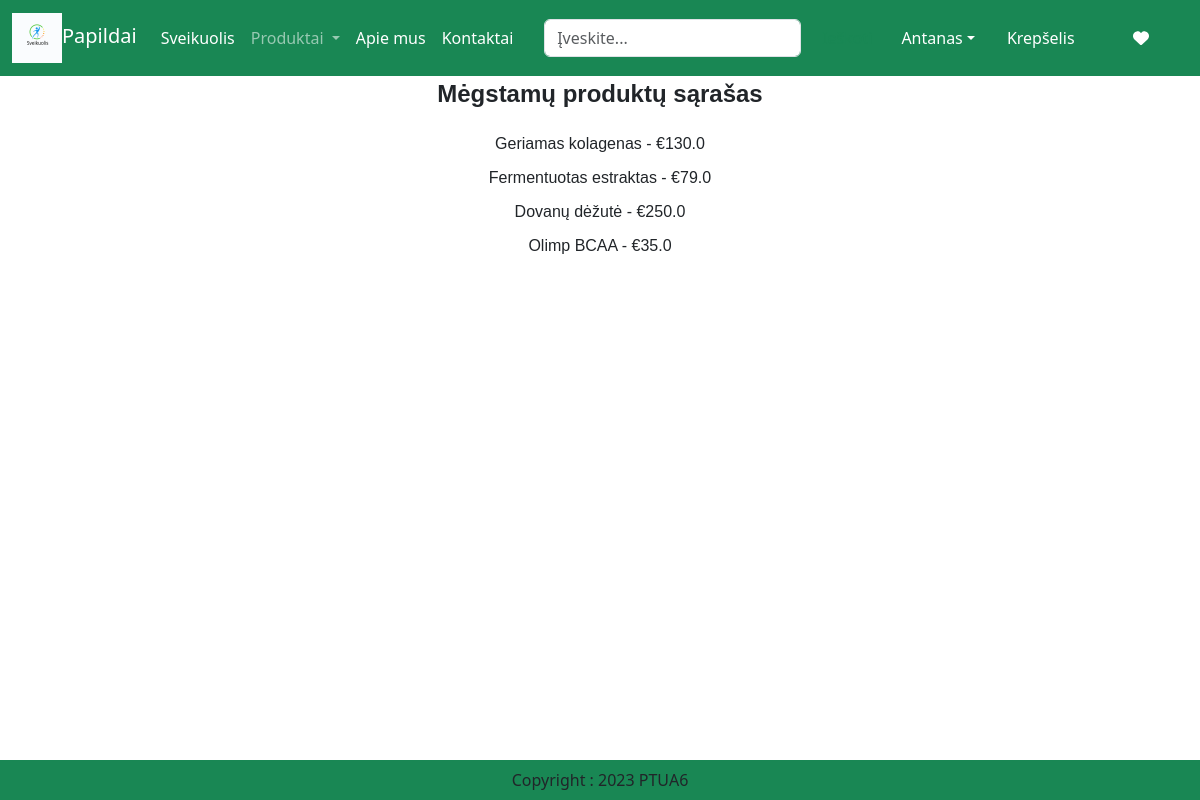
Screenshot of /wishlist_products/ (signed in) with the database file from the repository.
### app/models.py (models this page shows, shortened)
class Product(models.Model):
    title = models.CharField(max_length=100)
    selling_price = models.FloatField()
    discounted_price = models.FloatField()
    description = models.TextField()
    composition = models.TextField(default='')
    prodapp = models.TextField(default='')
    category = models.CharField(choices=CATEGORY_CHOICES, max_length=5)
    product_image = models.ImageField(upload_to='product')

### app/views.py (the view)
# urls.py: path('wishlist_products/', views.wishlist_products, name='wishlist_products'),
def wishlist_products(request):
    wishlist_products = Wishlist.objects.filter(user=request.user).values_list('product', flat=True)
    products = Product.objects.filter(id__in=wishlist_products)
    return render(request, "app/wishlist_products.html", {'products': products})

### app/templates/app/wishlist_products.html (shortened to what this page needs)
{% extends 'app/index.html' %}
{% load static %}
{% block main-content %}
    <div class="wishlist-title">Mėgstamų produktų sąrašas</div>
    <div class="wishlist-products">
        {% for product in products %}
            <div>{{ product.title }} - €{{ product.discounted_price }}</div>
        {% endfor %}
    </div>
{% endblock main-content %}

### app/templates/app/index.html (shortened to what this page needs)
<!DOCTYPE html>
{% load static %}
<html lang="en">
<head>
</head>
<body>
    <nav class="navbar navbar-expand-lg navbar-dark bg-success">
        <div class="container-fluid">
            <a class="navbar-brand" href="#">
                <img src="{% static "app/images/logo.png" %}" width="50" height="50" alt="logo">Papildai</a>
            <div class="collapse navbar-collapse" id="navbarSupportedContent">
                <ul class="navbar-nav me-auto mb-2 mb-lg-0">
                    <li class="nav-item">
                        <a class="nav-link active" aria-current="page" href="/">Sveikuolis</a>
                    </li>
                    <li class="nav-item dropdown">
                        <a class="nav-link dropdown-toggle" href="#" role="button" data-bs-toggle="dropdown" aria-expanded="false">
                            Produktai
                        </a>
                    </li>
                    <li class="nav-item">
                        <a class="nav-link text-white" href="{% url 'about' %}">Apie mus</a>
                    </li>
                    <li class="nav-item">
                        <a class="nav-link text-white" href="{% url 'contact' %}">Kontaktai</a>
                    </li>
                </ul>
                <form class="d-flex" role="search">
                    <input class="form-control me-2" type="search" placeholder="Įveskite..." aria-label="Search"
                           id="searchInput" name="searchQuery">
                    <button class="btn btn-outline-success" type="submit">Ieškoti</button>
                </form>
                <ul class="navbar-nav me-auto mb-2 mb-lg-0">
                    {% if user.is_authenticated %}
                        <li class="nav-item dropdown mx-2">
                            <a class="nav-link dropdown-toggle text-white" href="#"
                               id="profileDropdown" role="button" data-bs-toggle="dropdown"
                               aria-expanded="false">{{ user.get_username }}</a>
                        </li>
                        <li class="nav-item mx-2">
                            <a href="{% url 'showcart' %}" class="nav-link text-white">Krepšelis</a>
                        </li>
                      <li class="nav-item mx-2">
                        <a href="{% url 'wishlist_products' %}" class="nav-link text-white">
                            <i class="fa fa-heart"></i>
                        </a>
                       </li>
                    {% endif %}
                </ul>
            </div>
        </div>
    </nav>
    {% block main-content %}{% endblock main-content %}
    <footer class="container-fluid fixed-bottom bg-success text-center p-2 mt-5">
                            Copyright : 2023 PTUA6
    </footer>
    <link href="https://cdn.jsdelivr.net/npm/bootstrap@5.3.2/dist/css/bootstrap.min.css" rel="stylesheet">
    <link rel="stylesheet" href="{% static 'app/css/owl.carousel.min.css' %}" />
    <link rel="stylesheet" href="{% static 'app/css/all.min.css' %}" />
    <link rel="stylesheet" href="{% static 'app/css/style.css' %}" />
</body>
</html>

### app/templates/app/wishlist_products.html (style rules this page uses)
.wishlist-title { font-family: 'Arial', sans-serif; text-align: center; font-weight: bold; font-size: 24px; margin-bottom: 20px; }
.wishlist-products { font-family: 'Arial', sans-serif; text-align: center; }
.wishlist-products div { margin: 10px 0; }

### rows the page displays
Product: title "Geriamas kolagenas", discounted_price "130.0"
Product: title "Fermentuotas estraktas", discounted_price "79.0"
Product: title "Dovanų dėžutė", discounted_price "250.0"
Product: title "Olimp BCAA", discounted_price "35.0"

### other values shown
{{ user.get_username }} "Antanas"
